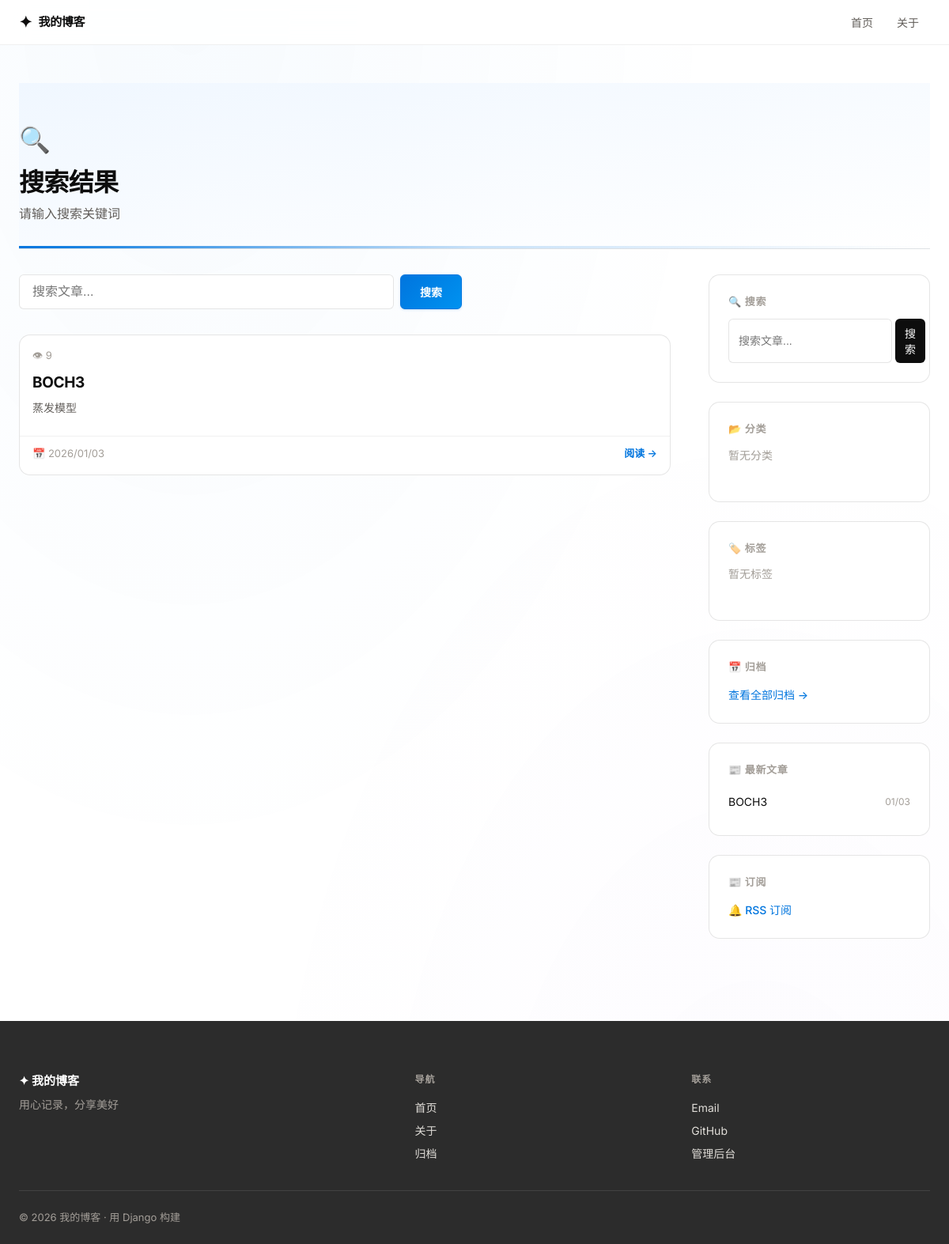
The app's page /search/ with its own data.
### blog/models.py (models this page shows, shortened)
class Post(models.Model):
    title = models.CharField(max_length=200, verbose_name="标题")
    slug = models.SlugField(max_length=200, unique=True, blank=True, verbose_name="URL标识")
    excerpt = models.TextField(max_length=500, blank=True, verbose_name="文章摘要")
    content = models.TextField(verbose_name="正文内容")
    author = models.ForeignKey(
        User,
        on_delete=models.CASCADE,
        verbose_name="作者"
    )
    category = models.ForeignKey(
        Category,
        on_delete=models.SET_NULL,
        null=True,
        blank=True,
        related_name='posts',
        verbose_name="分类"
    )
    tags = models.ManyToManyField(
        Tag,
        blank=True,
        related_name='posts',
        verbose_name="标签"
    )
    created_at = models.DateTimeField(auto_now_add=True, verbose_name="创建时间")
    updated_at = models.DateTimeField(auto_now=True, verbose_name="更新时间")
    is_published = models.BooleanField(default=True, verbose_name="是否发布")
    views = models.PositiveIntegerField(default=0, verbose_name="浏览次数")
    cover_image = models.ImageField(
        upload_to='covers/%Y/%m/',
        blank=True,
        null=True,
        verbose_name="封面图片"
    )
    class Meta:
        verbose_name = "文章"
        verbose_name_plural = "文章"
        ordering = ['-created_at']

### blog/views.py (the view)
# urls.py: path('search/', views.search, name='search'),
def search(request):
    query = request.GET.get('q', '').strip()
    posts_queryset = Post.objects.filter(is_published=True)
    if query:
        posts_queryset = posts_queryset.filter(
            Q(title__icontains=query) |
            Q(content__icontains=query) |
            Q(excerpt__icontains=query)
        )
    posts_queryset = posts_queryset.select_related('author', 'category').prefetch_related('tags')
    paginator = Paginator(posts_queryset, 10)
    page_number = request.GET.get('page', 1)
    posts = paginator.get_page(page_number)
    context = {
        'posts': posts,
        'query': query,
        'result_count': posts_queryset.count(),
    }
    return render(request, 'blog/search.html', context)

### blog/context_processors.py (called while the page is built)
def sidebar_context(request):
    try:
        context = get_sidebar_context()
    except Exception:
        context = {
            "categories": [],
            "tags": [],
            "recent_posts": [],
        }
    context["q"] = request.GET.get("q", "").strip()
    return context

### blog/sidebar.py (called while the page is built)
def get_sidebar_context(*, exclude_post_id=None):
    categories = Category.objects.annotate(
        post_count=Count("posts", filter=Q(posts__is_published=True))
    )
    tags = Tag.objects.all()
    recent_posts_qs = Post.objects.filter(is_published=True)
    if exclude_post_id is not None:
        recent_posts_qs = recent_posts_qs.exclude(pk=exclude_post_id)
    recent_posts = recent_posts_qs[:5]
    return {
        "categories": categories,
        "tags": tags,
        "recent_posts": recent_posts,
    }

### templates/blog/search.html (shortened to what this page needs)
{% extends 'base.html' %}
{% block content %}
<div class="page-header search-header">
    <div class="page-header-content">
        <span class="page-header-icon">🔍</span>
        <h1 class="page-header-title">搜索结果</h1>
        {% if query %}
        <p class="page-header-desc">关键词：「{{ query }}」</p>
        <p class="page-header-count">找到 {{ result_count }} 篇相关文章</p>
        {% else %}
        <p class="page-header-desc">请输入搜索关键词</p>
        {% endif %}
    </div>
</div>
<div class="content-wrapper">
    <section class="posts-section">
        <form action="{% url 'blog:search' %}" method="get" class="search-form-large">
            <input type="text" name="q" value="{{ query }}" placeholder="搜索文章..." class="search-input-large">
            <button type="submit" class="btn btn-primary">搜索</button>
        </form>
        {% if posts %}
        <div class="posts-grid" style="margin-top: 32px;">
            {% for post in posts %}
            <article class="post-card">
                <div class="post-card-header">
                    <span class="post-views">👁 {{ post.views }}</span>
                </div>
                <div class="post-card-content">
                    <h3 class="post-title">
                        <a href="{% url 'blog:post_detail' post.slug %}">{{ post.title }}</a>
                    </h3>
                    <p class="post-excerpt">{{ post.excerpt|truncatechars:120 }}</p>
                </div>
                <div class="post-card-footer">
                    <div class="post-meta">
                        <span class="post-date">📅 {{ post.created_at|date:"Y/m/d" }}</span>
                    </div>
                    <a href="{% url 'blog:post_detail' post.slug %}" class="read-more">阅读 →</a>
                </div>
            </article>
            {% endfor %}
        </div>
        {% elif query %}
        <div class="empty-state" style="margin-top: 32px;">
            <p class="empty-icon">🔍</p>
            <p class="empty-text">未找到相关文章</p>
            <p class="empty-hint">试试其他关键词吧</p>
        </div>
        {% endif %}
    </section>
    {% include 'blog/sidebar.html' %}
</div>
{% endblock %}

### templates/blog/sidebar.html
<aside class="sidebar">
    <div class="sidebar-widget search-widget">
        <h3 class="widget-title">🔍 搜索</h3>
        <form class="search-box" method="get" action="{% url 'blog:search' %}">
            <input type="text" name="q" value="{{ query|default:'' }}" placeholder="搜索文章..." class="search-input">
            <button type="submit" class="search-btn">搜索</button>
        </form>
    </div>
    <div class="sidebar-widget categories-widget">
        <h3 class="widget-title">📂 分类</h3>
        <ul class="category-list">
            {% for cat in categories %}
            <li>
                <a href="{% url 'blog:category_posts' cat.slug %}"
                    class="category-link {% if category.slug == cat.slug %}active{% endif %}">
                    <span class="category-name">{{ cat.name }}</span>
                    <span class="category-count">{{ cat.post_count }}</span>
                </a>
            </li>
            {% empty %}
            <li class="empty-hint">暂无分类</li>
            {% endfor %}
        </ul>
    </div>
    <div class="sidebar-widget tags-widget">
        <h3 class="widget-title">🏷️ 标签</h3>
        <div class="tag-cloud">
            {% for t in tags %}
            <a href="{% url 'blog:tag_posts' t.slug %}" class="tag-item {% if tag.slug == t.slug %}active{% endif %}">
                {{ t.name }}
            </a>
            {% empty %}
            <span class="empty-hint">暂无标签</span>
            {% endfor %}
        </div>
    </div>
    <div class="sidebar-widget archive-widget">
        <h3 class="widget-title">📅 归档</h3>
        <a href="{% url 'blog:archives' %}" class="archive-link">查看全部归档 →</a>
    </div>
    <div class="sidebar-widget recent-widget">
        <h3 class="widget-title">📰 最新文章</h3>
        <ul class="recent-posts">
            {% for p in recent_posts %}
            <li>
                <a href="{% url 'blog:post_detail' p.slug %}" class="recent-post-link">
                    <span class="recent-post-title">{{ p.title|truncatechars:25 }}</span>
                    <span class="recent-post-date">{{ p.created_at|date:"m/d" }}</span>
                </a>
            </li>
            {% empty %}
            <li class="empty-hint">暂无文章</li>
            {% endfor %}
        </ul>
    </div>
    <div class="sidebar-widget rss-widget">
        <h3 class="widget-title">📰 订阅</h3>
        <a href="{% url 'blog:feed' %}" class="rss-link" target="_blank">
            🔔 RSS 订阅
        </a>
    </div>
</aside>

### records on screen
Post: views "9", title "BOCH3", excerpt "蒸发模型", created_at "2026/01/03", created_at "01/03"
